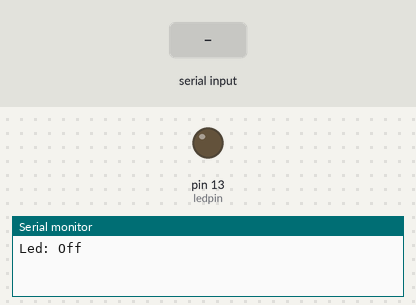
Recording of a sketch running on a simulated Arduino Uno, built with avr-gcc and run on an emulated ATmega328P. Shown: output pins drawn as LEDs (lit = HIGH), the last lines printed to the serial monitor. The inputs (shaded band) are chosen by the test bench.

Above: at 1.2 s.
1.3 s: "1" received over Serial
At 2.1 s:
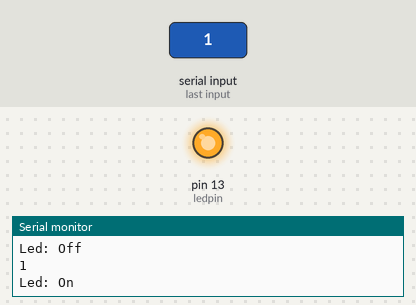
2.8 s: "0" received over Serial
At 3.3 s:
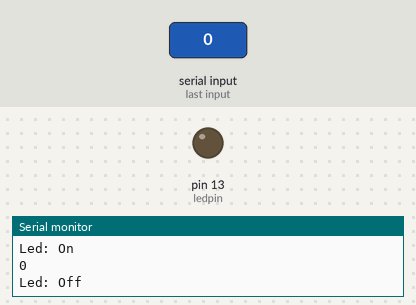
Timing chart, 0 to 5.8 s (numbered marks = the images above; inputs shaded):
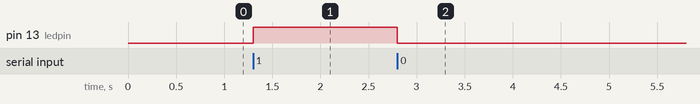

The sketch:

test.ino
```cpp
int ledpin=13;
char state='0';
int flag=0;
void setup() {
  // put your setup code here, to run once:
pinMode(ledpin,OUTPUT);
Serial.begin(9600);
digitalWrite(ledpin,LOW);
}

void loop() {
  // put your main code here, to run repeatedly:
   //Serial.println("hello");
if(Serial.available()>0)
{
  state=Serial.read();
  Serial.println(state);
  flag=0;
}
if(state=='0')
{
  digitalWrite(ledpin,LOW);
  if(flag==0)
  {
    Serial.println("Led: Off");
    flag=1;
  }
}
else if(state=='1')
{
  digitalWrite(ledpin,HIGH);
  if(flag==0)
  {
    Serial.println("Led: On");
    flag=1;
  }
}
}
```

Measured:
- after the input at 1.3 s, pin 13 (ledpin): LOW → HIGH at once
- after the input at 2.8 s, pin 13 (ledpin): HIGH → LOW at once
